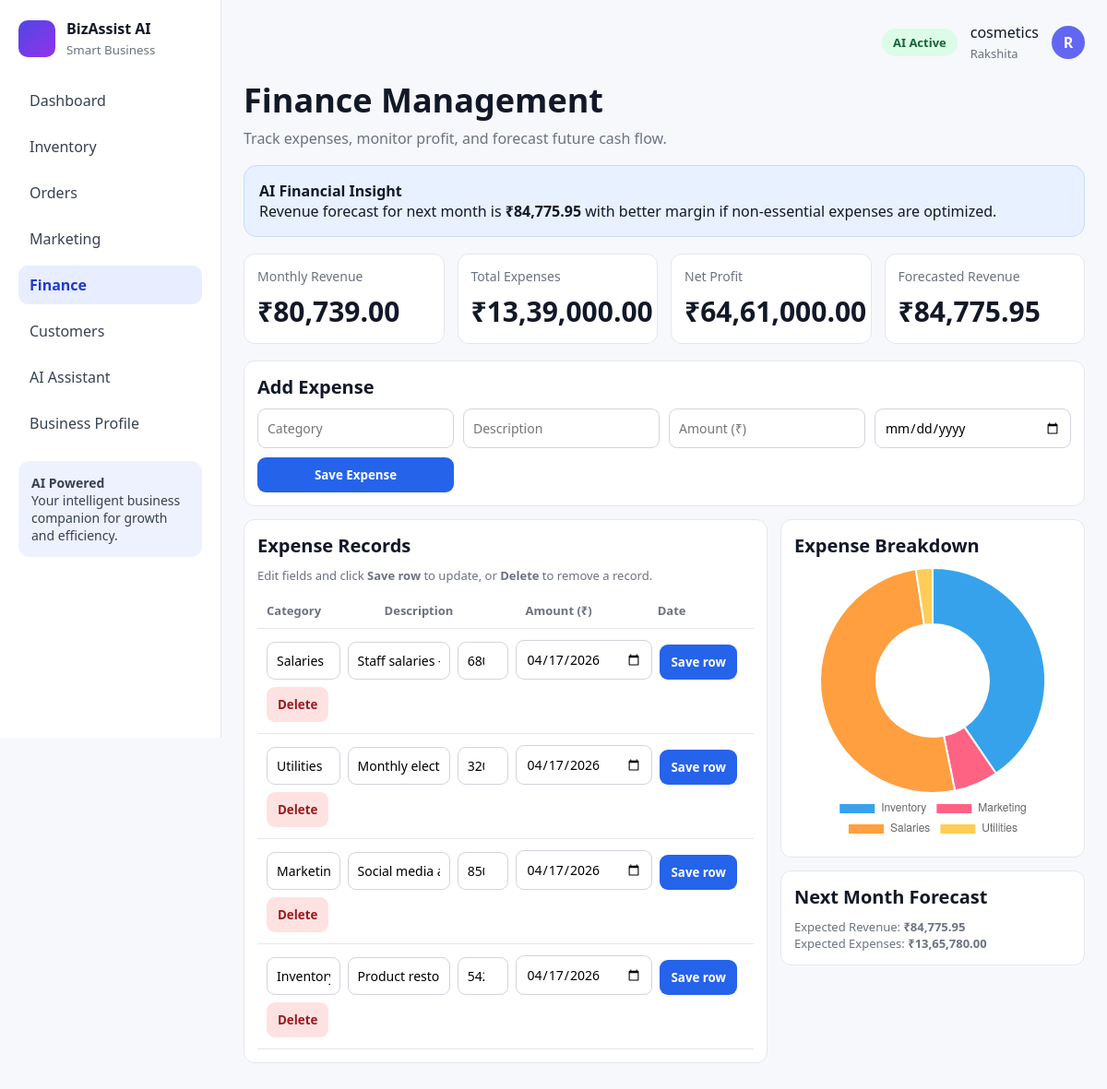
The page /finance (signed in) on the database as committed earlier.
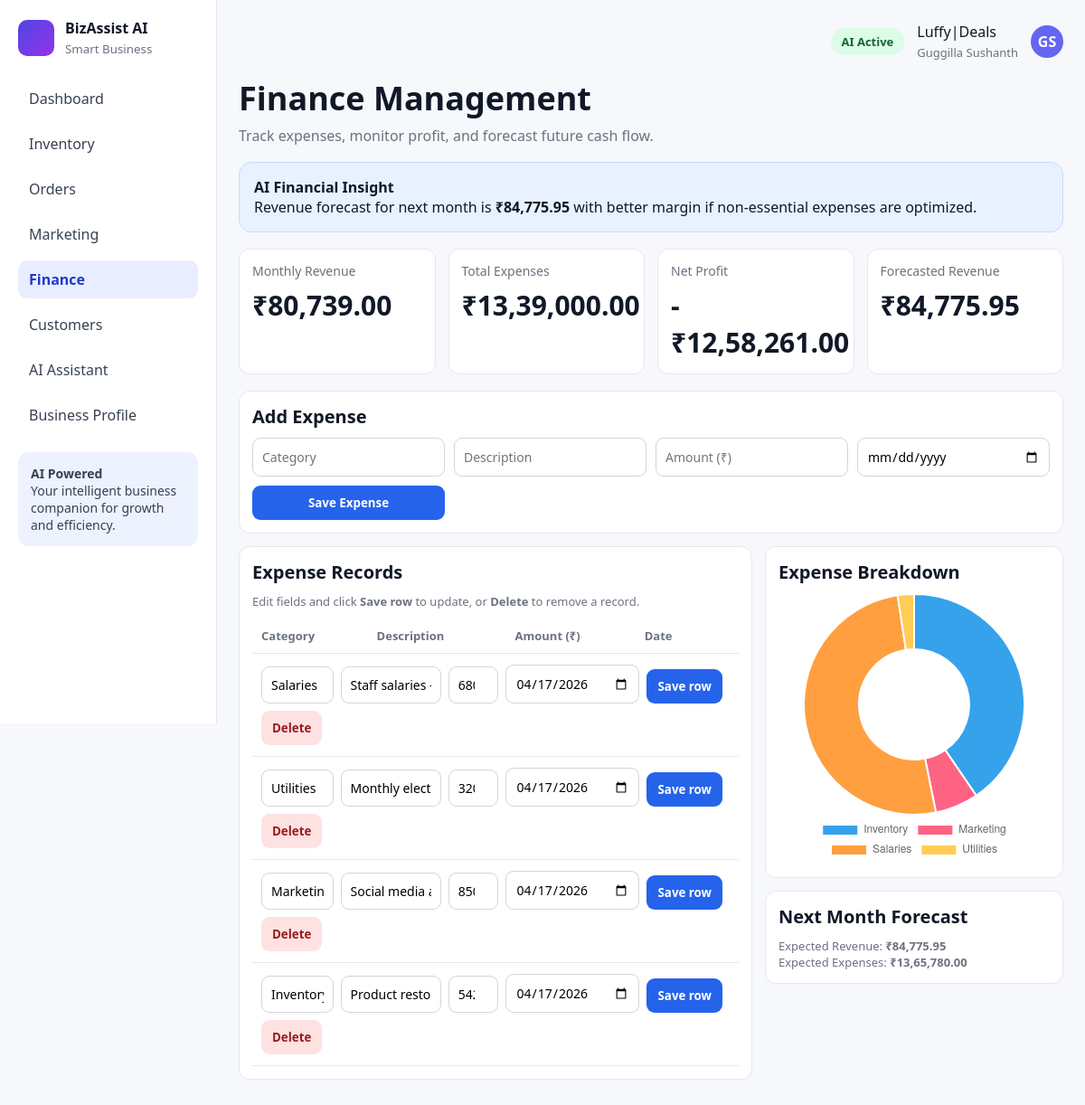
The same page on the database as committed later.
### tables this page shows
CREATE TABLE business_profile (
            id INTEGER PRIMARY KEY CHECK (id = 1),
            owner_name TEXT NOT NULL,
            business_name TEXT NOT NULL,
            email TEXT NOT NULL,
            phone TEXT NOT NULL,
            business_type TEXT NOT NULL,
            monthly_revenue REAL NOT NULL DEFAULT 0,
            monthly_expenses REAL NOT NULL DEFAULT 0,
            marketing_spend REAL NOT NULL DEFAULT 0,
            growth_target REAL NOT NULL DEFAULT 0
        , account_type TEXT NOT NULL DEFAULT 'business', location TEXT NOT NULL DEFAULT '');

### app.py (the view, shortened to what this page needs)
@app.route("/finance", methods=["GET", "POST"])
def finance():
    if not business_profile_required():
        return redirect(url_for("root"))
    redir = require_business_user()
    if redir:
        return redir
    conn = get_db_connection()
    expenses = conn.execute("SELECT * FROM expenses ORDER BY id DESC").fetchall()
    monthly_rev = conn.execute(
        "SELECT COALESCE(SUM(total_amount), 0) FROM orders WHERE strftime('%Y-%m', order_date) = strftime('%Y-%m', 'now')"
    ).fetchone()[0]
    monthly_exp = conn.execute(
        "SELECT COALESCE(SUM(amount), 0) FROM expenses WHERE strftime('%Y-%m', expense_date) = strftime('%Y-%m', 'now')"
    ).fetchone()[0]
    metrics = query_metrics(conn)
    forecast_revenue = monthly_rev * 1.05
    forecast_expenses = monthly_exp * 1.02
    expense_breakdown = conn.execute(
        "SELECT category, COALESCE(SUM(amount), 0) as total FROM expenses GROUP BY category"
    ).fetchall()
    conn.close()
    return render_template(
        "finance.html",
        active_page="finance",
        expenses=expenses,
        monthly_revenue=monthly_rev,
        monthly_expenses=monthly_exp,
        forecast_revenue=forecast_revenue,
        forecast_expenses=forecast_expenses,
        expense_breakdown=expense_breakdown,
        metrics=metrics,
    )

### app.py (called while the page is built)
def get_db_connection():
    conn = sqlite3.connect("database.db")
    conn.row_factory = sqlite3.Row
    return conn

def format_inr(value):
    try:
        amount = float(value or 0)
    except (TypeError, ValueError):
        amount = 0
    sign = "-" if amount < 0 else ""
    amount = abs(amount)
    integer = int(amount)
    decimal = f"{amount:.2f}".split(".")[1]
    s = str(integer)
    if len(s) > 3:
        head = s[:-3]
        tail = s[-3:]
        chunks = []
        while len(head) > 2:
            chunks.insert(0, head[-2:])
            head = head[:-2]
        if head:
            chunks.insert(0, head)
        s = ",".join(chunks + [tail])
    return f"{sign}₹{s}.{decimal}"

def get_business_profile(conn):
    return conn.execute("SELECT * FROM business_profile WHERE id = 1").fetchone()

def get_account_type(profile):
    if not profile:
        return None
    try:
        raw = profile["account_type"]
    except (KeyError, IndexError):
        raw = None
    t = (raw or "business").strip().lower()
    return t if t in ("business", "personal") else "business"

### templates/finance.html (shortened to what this page needs)
{% extends "base.html" %}
{% block content %}
<h1 class="page-title">Finance Management</h1>
<p class="page-subtitle">Track expenses, monitor profit, and forecast future cash flow.</p>
<div class="ai-box">
    <b>AI Financial Insight</b>
    <p>Revenue forecast for next month is <b>{{ forecast_revenue|inr }}</b> with better margin if non-essential expenses are optimized.</p>
</div>
<div class="cards">
    <div class="card"><h3>Monthly Revenue</h3><div class="metric">{{ monthly_revenue|inr }}</div></div>
    <div class="card"><h3>Total Expenses</h3><div class="metric">{{ monthly_expenses|inr }}</div></div>
    <div class="card"><h3>Net Profit</h3><div class="metric">{{ metrics.net_profit|inr }}</div></div>
    <div class="card"><h3>Forecasted Revenue</h3><div class="metric">{{ forecast_revenue|inr }}</div></div>
</div>
<div class="panel">
    <h3 class="section-title">Add Expense</h3>
    <form method="post" class="form-grid">
        <input class="input" name="category" placeholder="Category" required>
        <input class="input" name="description" placeholder="Description" required>
        <input class="input" type="number" step="0.01" name="amount" placeholder="Amount (₹)" required>
        <input class="input" type="date" name="expense_date">
        <button class="btn btn-primary" type="submit">Save Expense</button>
    </form>
</div>
<div class="row">
<div class="panel">
    <h3 class="section-title">Expense Records</h3>
    <p class="muted" style="margin-bottom:10px;">Edit fields and click <b>Save row</b> to update, or <b>Delete</b> to remove a record.</p>
    <table>
        <thead>
            <tr>
                <th>Category</th>
                <th>Description</th>
                <th>Amount (₹)</th>
                <th>Date</th>
                <th></th>
            </tr>
        </thead>
        <tbody>
            {% for expense in expenses %}
            <tr>
                <td colspan="5" style="padding:12px 10px;">
                    <form method="post" action="{{ url_for('update_expense', expense_id=expense['id']) }}" class="form-grid" style="grid-template-columns: 1fr 1.4fr 0.7fr 0.9fr auto auto; align-items:end; gap:8px;">
                        <input class="input" name="category" value="{{ expense['category'] }}" required>
                        <input class="input" name="description" value="{{ expense['description'] }}" required>
                        <input class="input" type="number" step="0.01" name="amount" value="{{ expense['amount'] }}" required>
                        <input class="input" type="date" name="expense_date" value="{{ expense['expense_date'] }}" required>
                        <button class="btn btn-primary" type="submit">Save row</button>
                    </form>
                    <form method="post" action="{{ url_for('delete_expense', expense_id=expense['id']) }}" style="margin-top:8px;" onsubmit="return confirm('Delete this expense?');">
                        <button class="btn btn-secondary" type="submit" style="background:#fee2e2;color:#991b1b;">Delete</button>
                    </form>
                </td>
            </tr>
            {% endfor %}
        </tbody>
    </table>
    </div>
    <div>
        <div class="panel">
            <h3 class="section-title">Expense Breakdown</h3>
            <canvas id="expenseChart" height="220"></canvas>
        </div>
        <div class="panel">
            <h3 class="section-title">Next Month Forecast</h3>
            <p class="muted">Expected Revenue: <b>{{ forecast_revenue|inr }}</b></p>
            <p class="muted">Expected Expenses: <b>{{ forecast_expenses|inr }}</b></p>
        </div>
    </div>
</div>
<script>
const labels = {{ expense_breakdown | map(attribute='category') | list | tojson }};
const totals = {{ expense_breakdown | map(attribute='total') | list | tojson }};
new Chart(document.getElementById("expenseChart"), {
    type: "doughnut",
    data: { labels, datasets: [{ data: totals }] },
    options: { plugins: { legend: { position: "bottom" } } }
});
</script>
{% endblock %}

### templates/base.html (shortened to what this page needs)
<!DOCTYPE html>
<html lang="en">
<head>
</head>
<body>
<div class="app">
    <aside class="sidebar">
        <div class="logo">
            <div class="logo-icon"></div>
            <div>
                <div><b>BizAssist AI</b></div>
                <small>Smart Business</small>
            </div>
        </div>
        <nav class="nav">
            {% if is_personal_account %}
            <a href="/marketing" class="{{ 'active' if active_page == 'marketing' else '' }}">Local offers</a>
            <a href="/business-profile" class="{{ 'active' if active_page == 'business_profile' else '' }}">My account</a>
            {% else %}
            <a href="/dashboard" class="{{ 'active' if active_page == 'dashboard' else '' }}">Dashboard</a>
            <a href="/inventory" class="{{ 'active' if active_page == 'inventory' else '' }}">Inventory</a>
            <a href="/orders" class="{{ 'active' if active_page == 'orders' else '' }}">Orders</a>
            <a href="/marketing" class="{{ 'active' if active_page == 'marketing' else '' }}">Marketing</a>
            <a href="/finance" class="{{ 'active' if active_page == 'finance' else '' }}">Finance</a>
            <a href="/customers" class="{{ 'active' if active_page == 'customers' else '' }}">Customers</a>
            <a href="/assistant" class="{{ 'active' if active_page == 'assistant' else '' }}">AI Assistant</a>
            <a href="/business-profile" class="{{ 'active' if active_page == 'business_profile' else '' }}">Business Profile</a>
            {% endif %}
        </nav>
        <div class="promo">
            <b>AI Powered</b>
            <p>Your intelligent business companion for growth and efficiency.</p>
        </div>
    </aside>
    <main class="content">
        <div class="topbar">
            <span class="pill">AI Active</span>
            <div>{{ business_name }}<br><span class="muted">{{ owner_name }}</span></div>
            <details class="user-menu">
                <summary title="Account">{{ avatar_text }}</summary>
            </details>
        </div>
        {% block content %}{% endblock %}
    </main>
</div>
</body>
</html>

Rows that differ between the two databases and show on the page:
changed business_profile: business_name "cosmetics" → "Luffy|Deals"; owner_name "Rakshita" → "Guggilla Sushanth"
Other text that changed with them:
{{ avatar_text }}: "R" → "GS"
{{ metrics.net_profit|inr }}: "₹64,61,000.00" → "-₹12,58,261.00"
